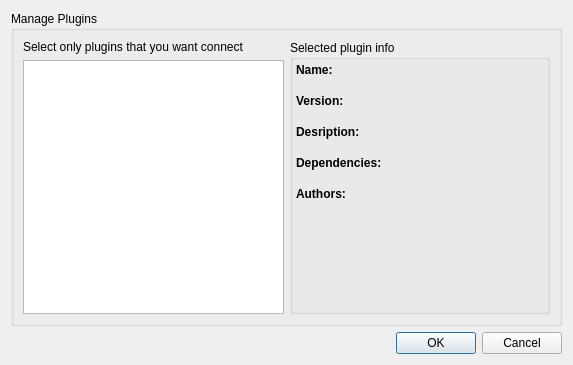
<ui version="4.0" >
 <class>ManagePluginsGui</class>
 <widget class="QDialog" name="ManagePluginsGui" >
  <property name="geometry" >
   <rect>
    <x>0</x>
    <y>0</y>
    <width>573</width>
    <height>365</height>
   </rect>
  </property>
  <property name="minimumSize" >
   <size>
    <width>550</width>
    <height>350</height>
   </size>
  </property>
  <property name="windowTitle" >
   <string>Visual Netkit - Manage Plugins</string>
  </property>
  <layout class="QVBoxLayout" >
   <item>
    <widget class="QGroupBox" name="groupBox" >
     <property name="title" >
      <string>Manage Plugins</string>
     </property>
     <layout class="QHBoxLayout" >
      <item>
       <layout class="QVBoxLayout" >
        <item>
         <widget class="QLabel" name="label_9" >
          <property name="sizePolicy" >
           <sizepolicy vsizetype="Preferred" hsizetype="Minimum" >
            <horstretch>0</horstretch>
            <verstretch>0</verstretch>
           </sizepolicy>
          </property>
          <property name="text" >
           <string>Select only plugins that you want connect</string>
          </property>
          <property name="wordWrap" >
           <bool>true</bool>
          </property>
         </widget>
        </item>
        <item>
         <widget class="QListWidget" name="pluginsList" >
          <property name="sizePolicy" >
           <sizepolicy vsizetype="Expanding" hsizetype="Minimum" >
            <horstretch>0</horstretch>
            <verstretch>0</verstretch>
           </sizepolicy>
          </property>
          <property name="alternatingRowColors" >
           <bool>true</bool>
          </property>
         </widget>
        </item>
       </layout>
      </item>
      <item>
       <widget class="QGroupBox" name="groupBox_2" >
        <property name="layoutDirection" >
         <enum>Qt::LeftToRight</enum>
        </property>
        <property name="title" >
         <string>Selected plugin info</string>
        </property>
        <layout class="QVBoxLayout" >
         <property name="spacing" >
          <number>3</number>
         </property>
         <property name="leftMargin" >
          <number>3</number>
         </property>
         <property name="topMargin" >
          <number>3</number>
         </property>
         <property name="rightMargin" >
          <number>3</number>
         </property>
         <property name="bottomMargin" >
          <number>3</number>
         </property>
         <item>
          <layout class="QVBoxLayout" >
           <property name="spacing" >
            <number>0</number>
           </property>
           <item>
            <widget class="QLabel" name="label_3" >
             <property name="font" >
              <font>
               <weight>75</weight>
               <bold>true</bold>
              </font>
             </property>
             <property name="layoutDirection" >
              <enum>Qt::LeftToRight</enum>
             </property>
             <property name="text" >
              <string>Name:</string>
             </property>
            </widget>
           </item>
           <item>
            <widget class="QLabel" name="pName" >
             <property name="layoutDirection" >
              <enum>Qt::LeftToRight</enum>
             </property>
             <property name="text" >
              <string/>
             </property>
             <property name="wordWrap" >
              <bool>true</bool>
             </property>
            </widget>
           </item>
          </layout>
         </item>
         <item>
          <layout class="QVBoxLayout" >
           <property name="spacing" >
            <number>0</number>
           </property>
           <item>
            <widget class="QLabel" name="label_4" >
             <property name="font" >
              <font>
               <weight>75</weight>
               <bold>true</bold>
              </font>
             </property>
             <property name="layoutDirection" >
              <enum>Qt::LeftToRight</enum>
             </property>
             <property name="text" >
              <string>Version:</string>
             </property>
            </widget>
           </item>
           <item>
            <widget class="QLabel" name="pVersion" >
             <property name="layoutDirection" >
              <enum>Qt::LeftToRight</enum>
             </property>
             <property name="text" >
              <string/>
             </property>
             <property name="wordWrap" >
              <bool>true</bool>
             </property>
            </widget>
           </item>
          </layout>
         </item>
         <item>
          <layout class="QVBoxLayout" >
           <property name="spacing" >
            <number>0</number>
           </property>
           <item>
            <widget class="QLabel" name="label_5" >
             <property name="font" >
              <font>
               <weight>75</weight>
               <bold>true</bold>
              </font>
             </property>
             <property name="layoutDirection" >
              <enum>Qt::LeftToRight</enum>
             </property>
             <property name="text" >
              <string>Desription:</string>
             </property>
            </widget>
           </item>
           <item>
            <widget class="QLabel" name="pDescription" >
             <property name="layoutDirection" >
              <enum>Qt::LeftToRight</enum>
             </property>
             <property name="text" >
              <string/>
             </property>
             <property name="wordWrap" >
              <bool>true</bool>
             </property>
            </widget>
           </item>
          </layout>
         </item>
         <item>
          <layout class="QVBoxLayout" >
           <property name="spacing" >
            <number>0</number>
           </property>
           <item>
            <widget class="QLabel" name="label_6" >
             <property name="font" >
              <font>
               <weight>75</weight>
               <bold>true</bold>
              </font>
             </property>
             <property name="layoutDirection" >
              <enum>Qt::LeftToRight</enum>
             </property>
             <property name="text" >
              <string>Dependencies:</string>
             </property>
            </widget>
           </item>
           <item>
            <widget class="QLabel" name="pDeps" >
             <property name="layoutDirection" >
              <enum>Qt::LeftToRight</enum>
             </property>
             <property name="text" >
              <string/>
             </property>
             <property name="wordWrap" >
              <bool>true</bool>
             </property>
            </widget>
           </item>
          </layout>
         </item>
         <item>
          <layout class="QVBoxLayout" >
           <property name="spacing" >
            <number>0</number>
           </property>
           <item>
            <widget class="QLabel" name="label_7" >
             <property name="font" >
              <font>
               <weight>75</weight>
               <bold>true</bold>
              </font>
             </property>
             <property name="layoutDirection" >
              <enum>Qt::LeftToRight</enum>
             </property>
             <property name="text" >
              <string>Authors:</string>
             </property>
            </widget>
           </item>
           <item>
            <widget class="QLabel" name="pAuthor" >
             <property name="layoutDirection" >
              <enum>Qt::LeftToRight</enum>
             </property>
             <property name="text" >
              <string/>
             </property>
             <property name="wordWrap" >
              <bool>true</bool>
             </property>
            </widget>
           </item>
          </layout>
         </item>
         <item>
          <spacer>
           <property name="orientation" >
            <enum>Qt::Vertical</enum>
           </property>
           <property name="sizeHint" >
            <size>
             <width>20</width>
             <height>40</height>
            </size>
           </property>
          </spacer>
         </item>
        </layout>
       </widget>
      </item>
     </layout>
    </widget>
   </item>
   <item>
    <widget class="QDialogButtonBox" name="buttonBox" >
     <property name="orientation" >
      <enum>Qt::Horizontal</enum>
     </property>
     <property name="standardButtons" >
      <set>QDialogButtonBox::Cancel|QDialogButtonBox::NoButton|QDialogButtonBox::Ok</set>
     </property>
    </widget>
   </item>
  </layout>
 </widget>
 <resources/>
 <connections>
  <connection>
   <sender>buttonBox</sender>
   <signal>accepted()</signal>
   <receiver>ManagePluginsGui</receiver>
   <slot>accept()</slot>
   <hints>
    <hint type="sourcelabel" >
     <x>248</x>
     <y>254</y>
    </hint>
    <hint type="destinationlabel" >
     <x>157</x>
     <y>274</y>
    </hint>
   </hints>
  </connection>
  <connection>
   <sender>buttonBox</sender>
   <signal>rejected()</signal>
   <receiver>ManagePluginsGui</receiver>
   <slot>reject()</slot>
   <hints>
    <hint type="sourcelabel" >
     <x>316</x>
     <y>260</y>
    </hint>
    <hint type="destinationlabel" >
     <x>286</x>
     <y>274</y>
    </hint>
   </hints>
  </connection>
 </connections>
</ui>
